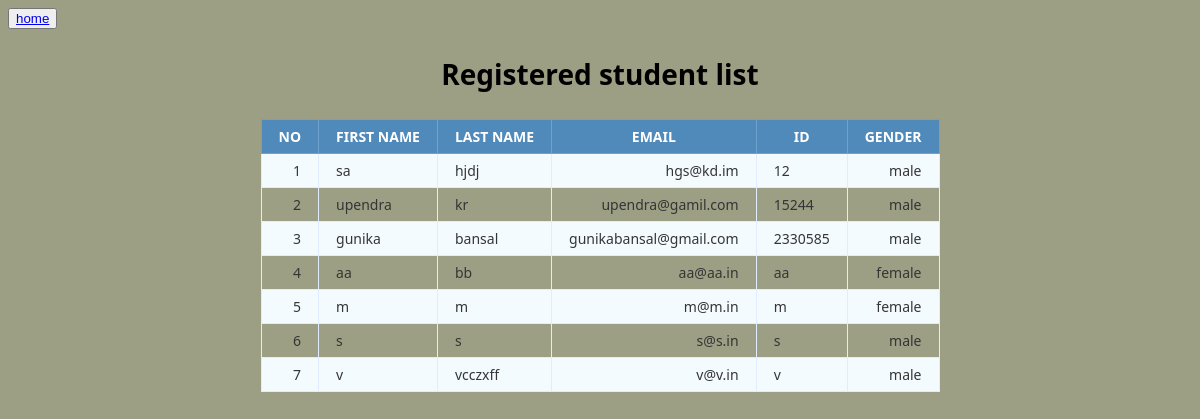
The app's page /registeredstudent.php with its own data.
### tables this page shows
CREATE TABLE `student` (
  `firstname` varchar(100) NOT NULL,
  `lastname` varchar(100) NOT NULL,
  `email` varchar(100) NOT NULL,
  `id` varchar(100) NOT NULL,
  `password` varchar(100) NOT NULL,
  `gender` varchar(100) NOT NULL
);

### registeredstudent.php (the view, shortened to what this page needs)
<?php
 $mysqli = new mysqli("localhost","root","","project2");
 $query = $mysqli->query("select firstname,lastname,email,id,gender from student");
?>
<html>
<head>
</head>
<body>
<button><a href="admin.php">home</a></button>
	<table class="data-table">
		<caption class="title"><h1>Registered student list</h1></caption>
		<thead>
			<tr>
				<th>NO</th>
				<th>FIRST NAME </th>
				<th>LAST NAME</th>
				<th>EMAIL</th>
				<th>ID</th>
				<th>GENDER</th>
			</tr>
		</thead>
		<tbody>
		<?php
		$no 	= 1;
		while ($row = mysqli_fetch_array($query))
		{
			echo '<tr>
					<td>'.$no.'</td>
					<td>'.$row['firstname'].'</td>
					<td>'.$row['lastname'].'</td>
					<td>'.$row['email'].'</td>
					<td>'.$row['id'].'</td>
					<td>'.$row['gender'].'</td>
				</tr>';
			$no++;
		}
		?>
		</tbody>
	</table>
</body>
</html>

### registeredstudent.php (style rules this page uses)
body { font-size: 15px; background-color: #9c9f84; font-family: "segoe-ui", "open-sans", tahoma, arial; }
table { margin: auto; font-family: "Lucida Sans Unicode", "Lucida Grande", "Segoe Ui"; font-size: 12px; }
table td { transition: all .5s; }
.data-table { border-collapse: collapse; font-size: 14px; min-width: 537px; }
.data-table th, .data-table td { border: 1px solid #e1edff; padding: 7px 17px; }
.data-table caption { margin: 7px; }
.data-table thead th { background-color: #508abb; color: #FFFFFF; border-color: #6ea1cc !important; text-transform: uppercase; }
.data-table tbody td { color: #353535; }
.data-table tbody td:first-child, .data-table tbody td:nth-child(4), .data-table tbody td:last-child { text-align: right; }
.data-table tbody tr:nth-child(odd) td { background-color: #f4fbff; }

### records on screen
student: firstname "sa", lastname "hjdj", email "hgs@kd.im", id "12", gender "male"
student: firstname "upendra", lastname "kr", email "upendra@gamil.com", id "15244", gender "male"
student: firstname "gunika", lastname "bansal", email "gunikabansal@gmail.com", id "2330585", gender "male"
student: firstname "aa", lastname "bb", email "aa@aa.in", id "aa", gender "female"
student: firstname "m", lastname "m", email "m@m.in", id "m", gender "female"
student: firstname "s", lastname "s", email "s@s.in", id "s", gender "male"
student: firstname "v", lastname "vcczxff", email "v@v.in", id "v", gender "male"
